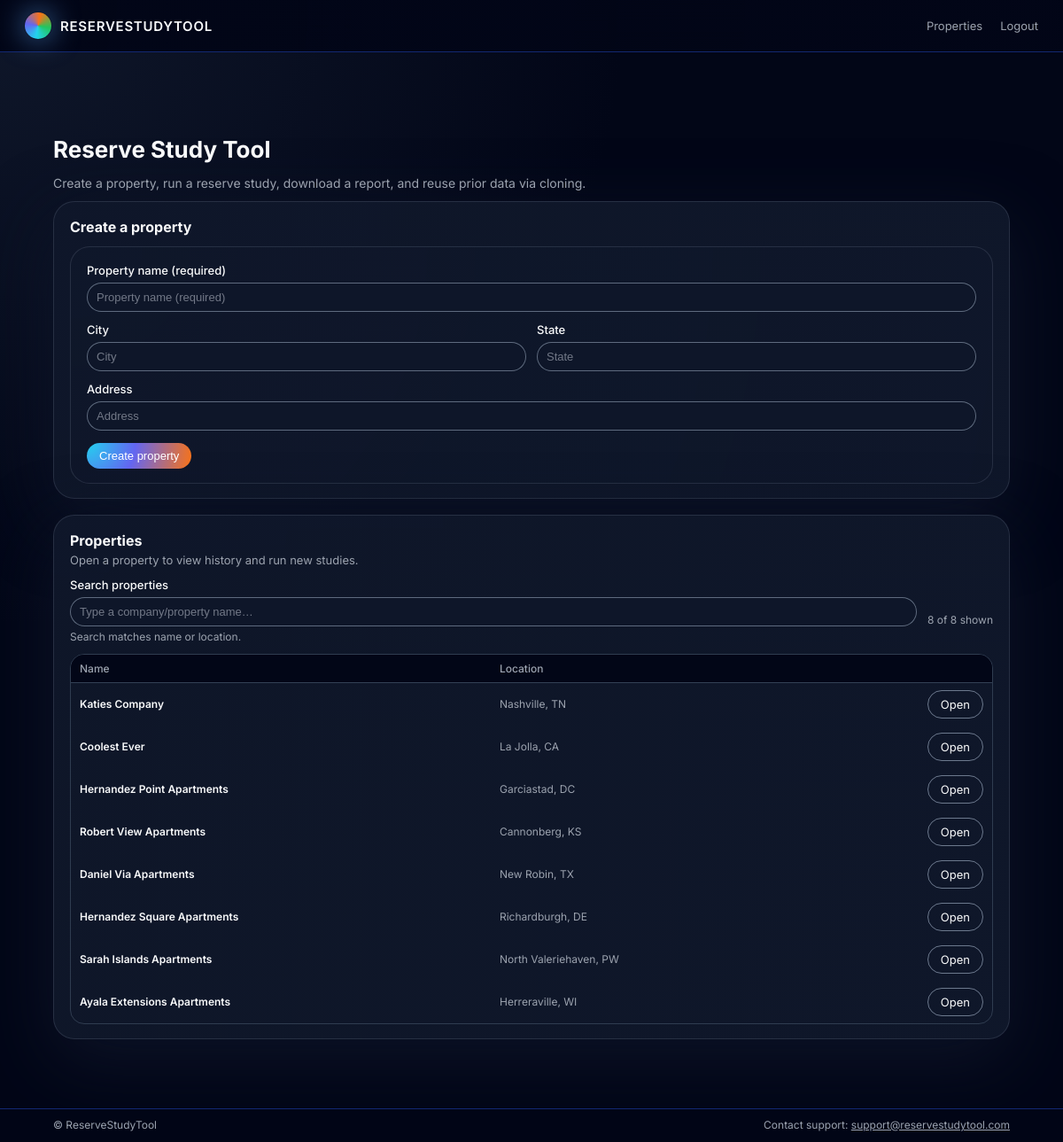
The page / (signed in) on the database as committed earlier.
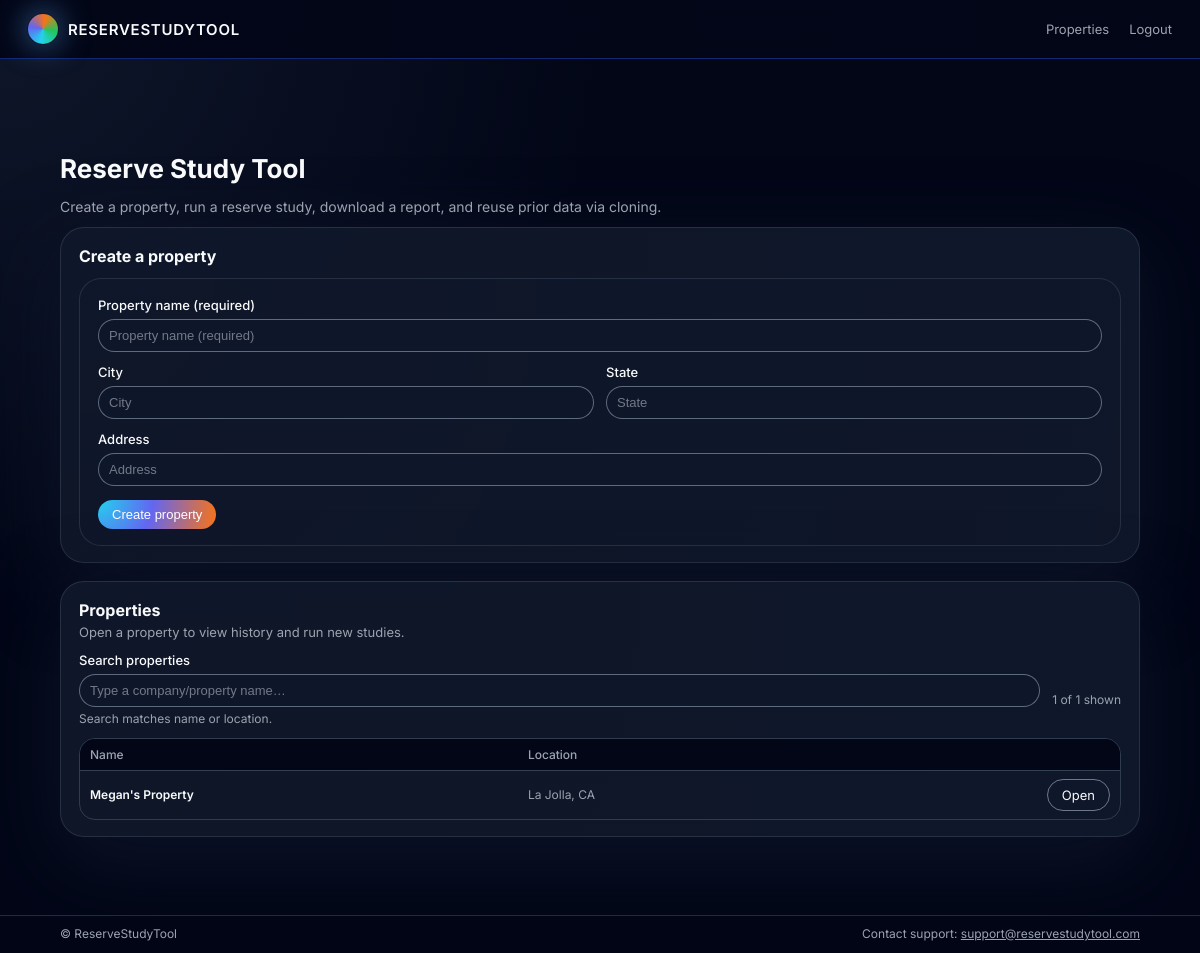
The same page on the database as committed later.
### models.py (models this page shows)
class Property(db.Model):
    __tablename__ = "properties"
    id = db.Column(db.Integer, primary_key=True)
    name = db.Column(db.String(220), nullable=False)
    address = db.Column(db.String(320), nullable=True)
    city = db.Column(db.String(120), nullable=True)
    state = db.Column(db.String(30), nullable=True)
    created_at = db.Column(db.DateTime, default=datetime.utcnow, nullable=False)
    studies = db.relationship("ReserveStudy", backref="property", lazy=True, cascade="all, delete-orphan")

### app.py (the view)
    @app.get("/")
    @login_required
    def home():
        properties = Property.query.order_by(Property.created_at.desc()).all()
        return render_template("home.html", properties=properties)

### app.py (called while the page is built)
def login_required(fn):
    @wraps(fn)
    def wrapper(*args, **kwargs):
        if session.get("logged_in") is True:
            return fn(*args, **kwargs)
        return redirect(url_for("login", next=request.path))
    return wrapper

### templates/home.html (shortened to what this page needs)
{% extends "base.html" %}
{% block content %}
<section class="page-header">
  <h1>Reserve Study Tool</h1>
  <p>Create a property, run a reserve study, download a report, and reuse prior data via cloning.</p>
</section>
<div class="panel" style="margin-bottom: 18px;">
  <div class="panel-header">
    <h2>Create a property</h2>
  </div>
  <form class="upload-form" action="{{ url_for('create_property') }}" method="post" style="margin-top:12px;">
    <div style="display:grid; grid-template-columns: 1fr; gap: 12px;">
      <div class="form-row" style="margin-bottom:0;">
        <label for="name">Property name (required)</label>
        <input id="name" name="name" type="text" placeholder="Property name (required)" required />
      </div>
      <div style="display:grid; grid-template-columns: 1fr 1fr; gap: 12px;">
        <div class="form-row" style="margin-bottom:0;">
          <label for="city">City</label>
          <input id="city" name="city" type="text" placeholder="City" />
        </div>
        <div class="form-row" style="margin-bottom:0;">
          <label for="state">State</label>
          <input id="state" name="state" type="text" placeholder="State" />
        </div>
      </div>
      <div class="form-row" style="margin-bottom:0;">
        <label for="address">Address</label>
        <input id="address" name="address" type="text" placeholder="Address" />
      </div>
    </div>
    <div class="form-actions" style="margin-top: 14px;">
      <button type="submit" class="btn-primary-sm">Create property</button>
    </div>
  </form>
</div>
<div class="panel">
  <div class="panel-header">
    <h2>Properties</h2>
    <p>Open a property to view history and run new studies.</p>
  </div>
  <div style="margin-top: 12px; display:flex; align-items:center; gap:12px; flex-wrap:wrap;">
    <div style="flex: 1; min-width: 260px;">
      <label for="property-search" style="display:block; font-size:13px; font-weight:500; margin-bottom:6px;">
        Search properties
      </label>
      <input
        id="property-search"
        type="text"
        placeholder="Type a company/property name…"
        autocomplete="off"
      />
      <div class="field-help">Search matches name or location.</div>
    </div>
    <div style="font-size:12px; color: var(--text-muted); padding-top: 22px;">
      <span id="match-count"></span>
    </div>
  </div>
  <div class="table-scroll" style="margin-top: 12px;">
    <table class="forecast-table" id="properties-table">
      <thead>
        <tr>
          <th>Name</th>
          <th>Location</th>
          <th></th>
        </tr>
      </thead>
      <tbody>
        {% for p in properties %}
          {% set loc_parts = [] %}
          {% if p.city %}{% set _ = loc_parts.append(p.city) %}{% endif %}
          {% if p.state %}{% set _ = loc_parts.append(p.state) %}{% endif %}
          {% set location = loc_parts | join(", ") %}
          <tr
            class="js-property-row"
            data-name="{{ (p.name or '') | lower }}"
            data-location="{{ (location or '') | lower }}"
          >
            <td style="font-weight:600;">{{ p.name }}</td>
            <td style="color: var(--text-muted);">
              {{ location if location else "—" }}
            </td>
            <td class="value-cell">
              <a class="btn-outline-sm" href="{{ url_for('property_page', property_id=p.id) }}">Open</a>
            </td>
          </tr>
        {% endfor %}
      </tbody>
    </table>
  </div>
</div>
{% endblock %}

### templates/base.html (shortened to what this page needs)
<!doctype html>
<html lang="en">
  <head>
    <link rel="stylesheet" href="{{ url_for('static', filename='styles.css') }}" />
  </head>
  <body class="app-body">
    <header class="topnav">
      <div class="topnav-left">
        <a href="{{ url_for('home') }}" class="brand">
          <span class="brand-mark"></span>
          <span class="brand-text">RESERVESTUDYTOOL</span>
        </a>
      </div>
      <nav class="topnav-right">
        <a class="nav-link" href="{{ url_for('home') }}">Properties</a>
        <a class="nav-link" href="{{ url_for('logout') }}">Logout</a>
      </nav>
    </header>
    <main class="main-content">
      {% block content %}{% endblock %}
    </main>
    <footer class="page-footer">
      <div class="page-footer-inner">
        <div class="footer-left">© ReserveStudyTool</div>
        <div class="footer-right">
          Contact support:
          <a href="mailto:support@reservestudytool.com">support@reservestudytool.com</a>
        </div>
      </div>
    </footer>
  </body>
</html>

### static/styles.css (style rules this page uses)
:root { --bg: #020617; --bg-elevated: #020617; --panel: #020617; --panel-soft: #020617; --border: rgba(148, 163, 184, 0.35); --border-soft: rgba(148, 163, 184, 0.18); --text-main: #f9fafb; --text-muted: #9ca3af; --accent-start: #22d3ee; --accent-mid: #6366f1; --accent-end: #f97316; }
*, *::before, *::after { box-sizing: border-box; }
body.app-body { margin: 0; font-family: "Inter", system-ui, -apple-system, BlinkMacSystemFont, "Segoe UI", sans-serif; min-height: 100vh; padding-bottom: 52px; background: radial-gradient(circle at top left, #0f172a 0, #020617 40%, #020617 100%), radial-gradient(circle at bottom right, #1e293b 0, #020617 55%, #020617 100%); color: var(--text-main); }
.main-content { max-width: 1120px; margin: 0 auto; padding: 72px 20px 64px; }
.topnav { position: sticky; top: 0; z-index: 20; display: flex; align-items: center; justify-content: space-between; padding: 14px 28px; backdrop-filter: blur(18px); background: radial-gradient(circle at top left, #020617 0, rgba(2, 6, 23, 0.92) 40%, rgba(2, 6, 23, 0.9) 100%); border-bottom: 1px solid rgba(30, 64, 175, 0.6); }
.topnav-left { display:flex; align-items:center; gap:10px; }
.brand { display:inline-flex; align-items:center; gap:10px; text-decoration:none; }
.brand-mark { width: 30px; height: 30px; border-radius: 999px; background: conic-gradient(from 190deg, #22d3ee, #6366f1, #f97316, #22c55e, #22d3ee); box-shadow: 0 0 0 1px rgba(15, 23, 42, 0.7), 0 0 32px rgba(96, 165, 250, 0.7); }
.brand-text { font-weight: 600; font-size: 15px; color: var(--text-main); letter-spacing: 0.05em; text-transform: uppercase; }
.topnav-right { display:flex; align-items:center; gap:20px; }
.nav-link { font-size: 13px; color: var(--text-muted); text-decoration:none; }
.page-header h1 { font-size: 26px; margin-bottom: 6px; }
.page-header p { font-size: 14px; color: var(--text-muted); margin-bottom: 12px; }
.panel { border-radius: 24px; padding: 18px 18px 16px; background: radial-gradient(circle at 0 0, rgba(15, 23, 42, 0.96), rgba(15, 23, 42, 0.99)); border: 1px solid var(--border-soft); box-shadow: 0 24px 80px rgba(15, 23, 42, 0.8); }
.panel-header h2 { margin:0 0 4px; font-size:16px; }
.panel-header p { margin:0; font-size:13px; color: var(--text-muted); }
.upload-form { border-radius: 22px; padding: 18px 18px 16px; background: radial-gradient(circle at 0 0, rgba(15, 23, 42, 0.9), rgba(15, 23, 42, 0.98)); border: 1px solid var(--border-soft); }
.form-row { margin-bottom: 14px; }
.form-row label { display:block; font-size:13px; font-weight:500; margin-bottom:6px; }
input[type="file"], input[type="text"], input[type="number"], select { width: 100%; padding: 8px 10px; border-radius: 999px; border: 1px solid rgba(148, 163, 184, 0.6); background: rgba(15, 23, 42, 0.9); color: var(--text-main); font-size: 13px; outline: none; }
input[type="text"]::placeholder, input[type="number"]::placeholder { color: rgba(156, 163, 175, 0.7); }
.field-help { font-size: 12px; color: var(--text-muted); margin-top: 4px; }
.form-actions { margin-top: 10px; display:flex; gap:10px; flex-wrap:wrap; }
.btn-primary-sm, .btn-outline-sm { border-radius: 999px; font-size: 13px; padding: 7px 14px; cursor: pointer; text-decoration: none; display:inline-flex; align-items:center; justify-content:center; }
.btn-primary-sm { border: none; background: radial-gradient(circle at 0 0, #22d3ee, #6366f1 45%, #f97316 100%); color: white; }
.btn-outline-sm { border: 1px solid rgba(148, 163, 184, 0.7); background: transparent; color: var(--text-main); }
.table-scroll { margin-top: 10px; max-height: 420px; border-radius: 16px; border: 1px solid rgba(51, 65, 85, 0.9); overflow: auto; }
.forecast-table { width:100%; border-collapse:collapse; font-size:12px; }
.forecast-table th, .forecast-table td { padding: 8px 10px; }
.forecast-table thead th { position: sticky; top:0; background:#020617; border-bottom: 1px solid rgba(51, 65, 85, 1); text-align:left; font-weight:500; color: var(--text-muted); }
.value-cell { text-align:right; }
.page-footer { position: fixed; bottom: 0; left: 0; width:100%; background: rgba(2, 6, 23, 0.98); border-top: 1px solid rgba(30, 64, 175, 0.6); z-index: 25; }
.page-footer-inner { max-width: 1120px; margin: 0 auto; padding: 10px 20px 12px; display:flex; justify-content:space-between; align-items:center; font-size: 12px; color: var(--text-muted); }
.page-footer-inner a { color: var(--text-muted); text-decoration: underline; }

Rows that differ between the two databases and show on the page:
removed Property: name "Katies Company", location "Nashville, TN"
removed Property: name "Coolest Ever", location "La Jolla, CA"
removed Property: name "Hernandez Point Apartments", location "Garciastad, DC"
removed Property: name "Robert View Apartments", location "Cannonberg, KS"
removed Property: name "Daniel Via Apartments", location "New Robin, TX"
removed Property: name "Hernandez Square Apartments", location "Richardburgh, DE"
removed Property: name "Sarah Islands Apartments", location "North Valeriehaven, PW"
removed Property: name "Ayala Extensions Apartments", location "Herreraville, WI"
added Property: name "Megan's Property", location "La Jolla, CA"
Other text that changed with them:
text written by a page script: "8 of 8 shown" → "1 of 1 shown"
